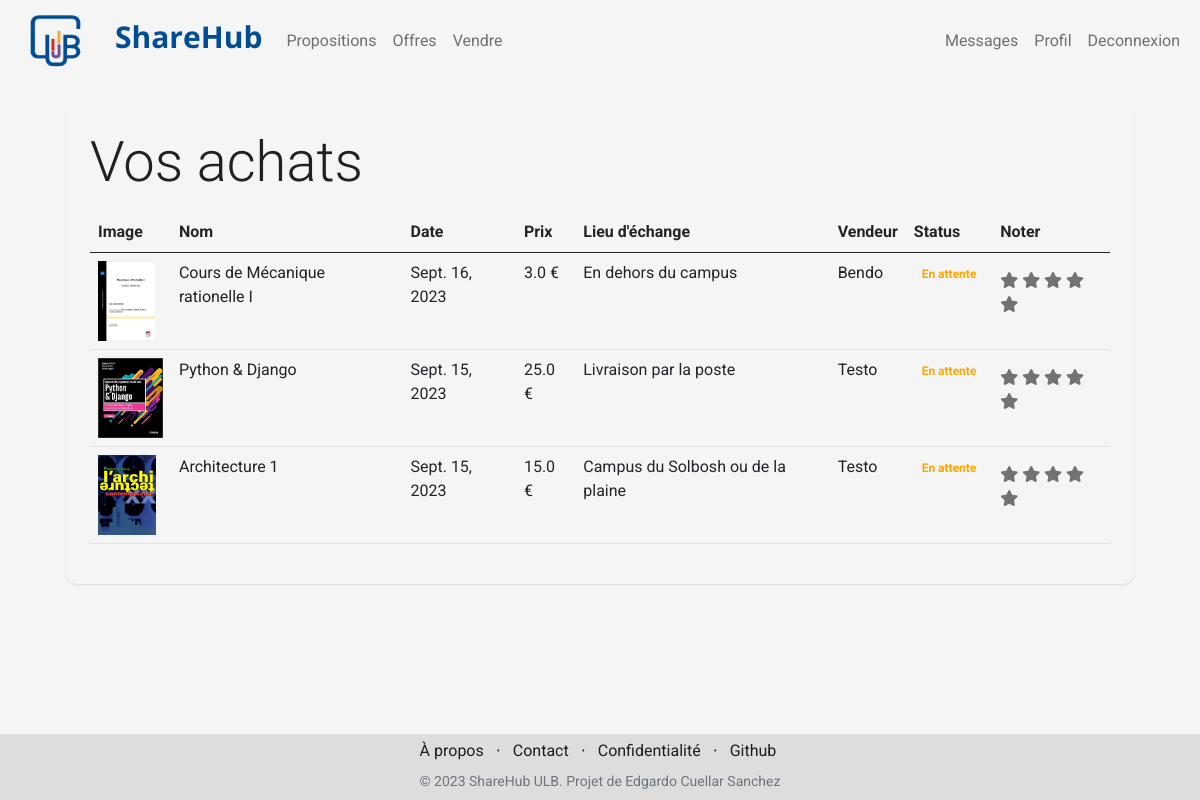
Page /orders (signed in) on the committed database.
### store/models/orders.py (models this page shows, shortened)
class Order(models.Model):
    product = models.ForeignKey(Products, on_delete=models.CASCADE)
    buyer = models.ForeignKey(
        Customer,
        on_delete=models.CASCADE,
        related_name='buyer_orders'  # Specify a related name for the buyer
    )
    seller = models.ForeignKey(
        Customer,
        on_delete=models.CASCADE,
        related_name='seller_orders'  # Specify a related name for the seller
    )
    price = models.IntegerField()
    place_description = models.CharField(max_length=200, default='', blank=True)
    date = models.DateField(default=datetime.datetime.today)
    status = models.BooleanField(default=False)
    rated = models.IntegerField(default=0)
    @staticmethod
    def get_orders_by_buyer(buyer_id):
        return Order.objects.filter(buyer_id=buyer_id).order_by('-date')

### store/models/product.py (models this page shows, shortened)
class Products(models.Model):
    user_id = models.CharField(max_length=50)
    name = models.CharField(max_length=60)
    price= models.IntegerField(default=0)
    category= models.ForeignKey(Category,on_delete=models.CASCADE,default=1 )
    condition= models.ForeignKey(Condition,on_delete=models.CASCADE,default=1 )
    place= models.ForeignKey(Place,on_delete=models.CASCADE,default=1 )
    description= models.CharField(max_length=250, default='', blank=True, null= True)
    image= models.ImageField(upload_to='products/')
    date = models.IntegerField(default=2000)
    sold = models.BooleanField(default=False)

### store/models/category.py (models this page shows, shortened)
class Place(models.Model):
    name= models.CharField(max_length=50)
    def __str__(self):
        return self.name

### store/models/customer.py (models this page shows, shortened)
class Customer(models.Model):
    first_name = models.CharField(max_length=50)
    last_name = models.CharField (max_length=50)
    description = models.CharField(max_length=288)
    faculty = models.CharField(max_length=50)
    email=models.EmailField()
    password = models.CharField(max_length=100)

### store/middlewares/auth.py (the view)
    def middleware(request):
        print(request.session.get('customer'))
        returnUrl = request.META['PATH_INFO']
        print(request.META['PATH_INFO'])
        if not request.session.get('customer'):
           return redirect(f'login?return_url={returnUrl}')
        response = get_response(request)
        return response

### store/templatetags/custom_filter.py (called while the page is built)
@register.filter(name='currency')
def currency(number):
    price = number / 100
    return str(price) + " €"

### store/views/orders.py (called while the page is built)
    def get(self , request ):
        if not request.session.get('customer'):
            return redirect('login')
        customer = request.session.get('customer')
        orders = Order.get_orders_by_buyer(customer)
        return render(request , 'orders.html'  , {'orders' : orders})

### store/templates/orders.html (shortened to what this page needs)
{% extends 'base.html' %}
{% block content %}
{% load cart %}
{% load custom_filter %}
<div class="container">
   <div class="main-container p-4 m-4">
        <p class="display-4 pl-4 ml-4">Vos achats</p>
        <table class="table">
            <thead>
                <tr>
                    <th>Image</th>
                    <th>Nom</th>
                    <th>Date</th>
                    <th>Prix</th>
                    <th>Lieu d'échange</th>
                    <th>Vendeur</th>
                    <th>Status</th>
                    <th>Noter</th>
                </tr>
            </thead>
            <tbody>
                {% for order in orders %}
                <tr>
                    <td><img style="height: 80px;" class="" src="{{order.product.image.url}}" alt=""></td>
                    <td><a href="product/{{order.product.id}}">{{order.product.name}}</a></td>
                    <td>{{order.date}}</td>
                    <td>{{order.price|currency}}</td>
                    <td>
                        <div class="d-flex flex-column">
                        <label>{{order.product.place}}</label>
                        </div>
                    </td>
                    <td><a href="profile/{{order.seller.id}}">{{order.seller.first_name}}</a></td>
                    {% if order.status %}
                        <td><small class="badge badge-success" style="color: green;">Completed</small></td>
                    {%else%}
                        <td><small class="badge badge-warning" style="color: orange;">En attente</small></td>
                    {% endif %}
                    <td>
                        {% if order.status %}
                            {% if order.rated %}
                                <div class="ratings mt-2">
                                    {% for _ in "12345" %}
                                        {% if forloop.counter <= order.rated %}
                                            <i class="fa fa-star rating-color"></i>
                                        {% else %}
                                            <i class="fa fa-star"></i>
                                        {% endif %}
                                    {% endfor %}
                                </div>
                            {% else %}
                                <form action="/orders" method="post">
                                    {% csrf_token %}
                                    <input type="hidden" id="selectedRating" name="rating" value="0">
                                    <input type="hidden" name="order_id" value="{{ order.id }}">
                                    <div class="ratings mt-2">
                                    <i class="fa fa-star" data-rating="1"></i>
                                    <i class="fa fa-star" data-rating="2"></i>
                                    <i class="fa fa-star" data-rating="3"></i>
                                    <i class="fa fa-star" data-rating="4"></i>
                                    <i class="fa fa-star" data-rating="5"></i>
                                    </div>
                                    <button type="submit" class="btn btn-warning mt-2">Valider</button>
                                </form>
                            {% endif %}
                        {% else %}
                            <div class="ratings mt-2">
                                    <i class="fa fa-star disabled"></i>
                                    <i class="fa fa-star disabled"></i>
                                    <i class="fa fa-star disabled"></i>
                                    <i class="fa fa-star disabled"></i>
                                    <i class="fa fa-star disabled"></i>
                            </div>
                        {% endif %}
                    </td>
                </tr>
                {% endfor %}
            </tbody>
        </table>
   </div>
</div>
{% endblock %}

### store/templates/base.html (style rules this page uses)
body { font-family: 'Roboto', sans-serif; background-color: #F5F5F5; min-height: 100vh; display: flex; flex-direction: column; }

### store/templates/orders.html (style rules this page uses)
a { text-decoration: none !important; color: #000000dd; }
.disabled { color: #00000088; }
.main-container { border-radius: 10px; color: #000000dd; -webkit-box-shadow: 0 1px 2px 0 rgba(0, 0, 0, 0.1); box-shadow: 0 1px 2px 0 rgba(0, 0, 0, 0.1); }

### rows in the picture
Order: product.image (picture), product.name "Cours de Mécanique rationelle I", date "Sept. 16, 2023", price "3.0 €", product.place "En dehors du campus", seller.first_name "Bendo", status "En attente"
Order: product.image (picture), product.name "Python & Django", date "Sept. 15, 2023", price "25.0 €", product.place "Livraison par la poste", seller.first_name "Testo", status "En attente"
Order: product.image (picture), product.name "Architecture 1", date "Sept. 15, 2023", price "15.0 €", product.place "Campus du Solbosh ou de la plaine", seller.first_name "Testo", status "En attente"
